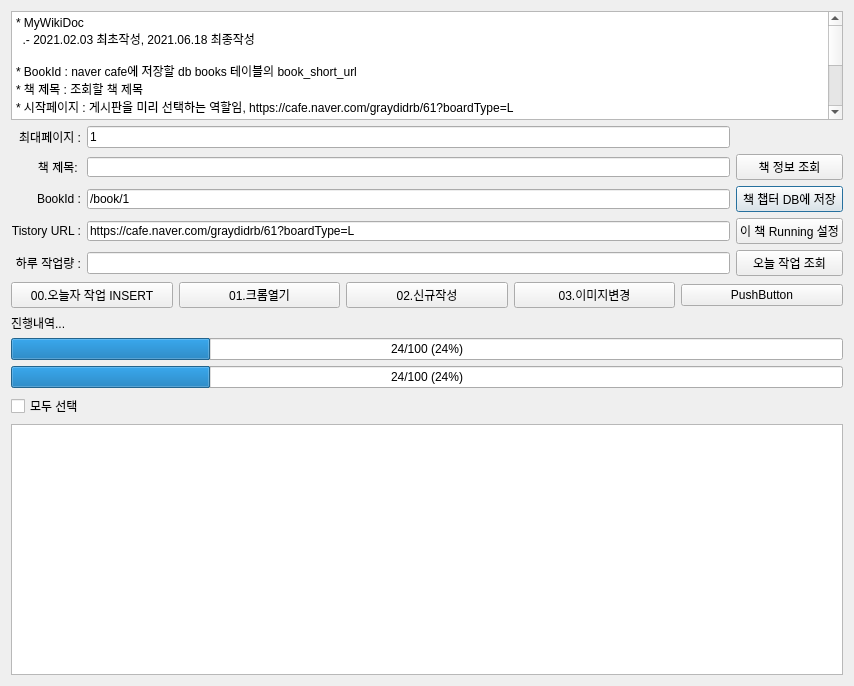
<?xml version="1.0" encoding="UTF-8"?>
<ui version="4.0">
 <class>Dialog</class>
 <widget class="QDialog" name="Dialog">
  <property name="geometry">
   <rect>
    <x>0</x>
    <y>0</y>
    <width>854</width>
    <height>686</height>
   </rect>
  </property>
  <property name="windowTitle">
   <string>Dialog</string>
  </property>
  <layout class="QVBoxLayout" name="verticalLayout">
   <item>
    <widget class="QPlainTextEdit" name="plainTextEdit">
     <property name="maximumSize">
      <size>
       <width>16777215</width>
       <height>109</height>
      </size>
     </property>
     <property name="plainText">
      <string>* MyWikiDoc
  .- 2021.02.03 최초작성, 2021.06.18 최종작성

* BookId : naver cafe에 저장할 db books 테이블의 book_short_url
* 책 제목 : 조회할 책 제목
* 시작페이지 : 게시판을 미리 선택하는 역할임, https://cafe.naver.com/graydidrb/61?boardType=L
* db에 저장 : 책의 챕터별 내용을 db에 저장

* 01.크롬열기 : naver 까페을 연다. id/pwd 로그인 필요
* 02. 작업시작 : cafe에 BookId의 내용 게시판 등록 </string>
     </property>
    </widget>
   </item>
   <item>
    <layout class="QGridLayout" name="gridLayout_2">
     <item row="2" column="0">
      <widget class="QLabel" name="label_4">
       <property name="text">
        <string>책 제목: </string>
       </property>
       <property name="alignment">
        <set>Qt::AlignRight|Qt::AlignTrailing|Qt::AlignVCenter</set>
       </property>
      </widget>
     </item>
     <item row="3" column="5">
      <widget class="QPushButton" name="btnSaveToDB">
       <property name="text">
        <string>책 챕터 DB에 저장</string>
       </property>
      </widget>
     </item>
     <item row="2" column="2">
      <widget class="QLineEdit" name="txtBookTitle">
       <property name="maximumSize">
        <size>
         <width>16777215</width>
         <height>20</height>
        </size>
       </property>
       <property name="text">
        <string/>
       </property>
      </widget>
     </item>
     <item row="3" column="0">
      <widget class="QLabel" name="label_3">
       <property name="text">
        <string>BookId :</string>
       </property>
       <property name="alignment">
        <set>Qt::AlignRight|Qt::AlignTrailing|Qt::AlignVCenter</set>
       </property>
      </widget>
     </item>
     <item row="3" column="2">
      <widget class="QLineEdit" name="txtBookShortUrl">
       <property name="maximumSize">
        <size>
         <width>16777215</width>
         <height>20</height>
        </size>
       </property>
       <property name="text">
        <string>/book/1</string>
       </property>
      </widget>
     </item>
     <item row="4" column="0">
      <widget class="QLabel" name="label_2">
       <property name="text">
        <string>Tistory URL :</string>
       </property>
       <property name="alignment">
        <set>Qt::AlignRight|Qt::AlignTrailing|Qt::AlignVCenter</set>
       </property>
      </widget>
     </item>
     <item row="2" column="5">
      <widget class="QPushButton" name="btnView">
       <property name="text">
        <string>책 정보 조회</string>
       </property>
      </widget>
     </item>
     <item row="1" column="0">
      <widget class="QLabel" name="label">
       <property name="text">
        <string>최대페이지 :</string>
       </property>
       <property name="alignment">
        <set>Qt::AlignRight|Qt::AlignTrailing|Qt::AlignVCenter</set>
       </property>
      </widget>
     </item>
     <item row="1" column="2">
      <widget class="QLineEdit" name="txtPage">
       <property name="minimumSize">
        <size>
         <width>0</width>
         <height>20</height>
        </size>
       </property>
       <property name="text">
        <string>1</string>
       </property>
      </widget>
     </item>
     <item row="4" column="2">
      <widget class="QLineEdit" name="txtStartUrl">
       <property name="maximumSize">
        <size>
         <width>16777215</width>
         <height>20</height>
        </size>
       </property>
       <property name="text">
        <string>https://cafe.naver.com/graydidrb/61?boardType=L</string>
       </property>
      </widget>
     </item>
     <item row="5" column="0">
      <widget class="QLabel" name="label_5">
       <property name="text">
        <string>하루 작업량 :</string>
       </property>
       <property name="alignment">
        <set>Qt::AlignRight|Qt::AlignTrailing|Qt::AlignVCenter</set>
       </property>
      </widget>
     </item>
     <item row="5" column="2">
      <widget class="QLineEdit" name="txtScrapCnt"/>
     </item>
     <item row="5" column="5">
      <widget class="QPushButton" name="btnTodayWork">
       <property name="text">
        <string>오늘 작업 조회</string>
       </property>
      </widget>
     </item>
     <item row="4" column="5">
      <widget class="QPushButton" name="btnSetRunning">
       <property name="text">
        <string>이 책 Running 설정</string>
       </property>
      </widget>
     </item>
    </layout>
   </item>
   <item>
    <layout class="QGridLayout" name="gridLayout">
     <item row="0" column="1">
      <widget class="QPushButton" name="btnLoadChrome">
       <property name="text">
        <string>01.크롬열기</string>
       </property>
      </widget>
     </item>
     <item row="0" column="4">
      <widget class="QPushButton" name="pushButton">
       <property name="text">
        <string>PushButton</string>
       </property>
      </widget>
     </item>
     <item row="0" column="3">
      <widget class="QPushButton" name="btnChangeImg">
       <property name="text">
        <string>03.이미지변경</string>
       </property>
      </widget>
     </item>
     <item row="0" column="2">
      <widget class="QPushButton" name="btnDoWork">
       <property name="text">
        <string>02.신규작성</string>
       </property>
      </widget>
     </item>
     <item row="0" column="0">
      <widget class="QPushButton" name="btnStartNewWork">
       <property name="text">
        <string>00.오늘자 작업 INSERT</string>
       </property>
      </widget>
     </item>
    </layout>
   </item>
   <item>
    <layout class="QVBoxLayout" name="verticalLayout_2">
     <item>
      <widget class="QLabel" name="lblStatus">
       <property name="text">
        <string>진행내역...</string>
       </property>
      </widget>
     </item>
     <item>
      <widget class="QProgressBar" name="progressBar_2">
       <property name="value">
        <number>24</number>
       </property>
       <property name="alignment">
        <set>Qt::AlignCenter</set>
       </property>
       <property name="format">
        <string>%v/%m (%p%)</string>
       </property>
      </widget>
     </item>
     <item>
      <widget class="QProgressBar" name="progressBar_1">
       <property name="value">
        <number>24</number>
       </property>
       <property name="alignment">
        <set>Qt::AlignCenter</set>
       </property>
       <property name="format">
        <string>%v/%m (%p%)</string>
       </property>
      </widget>
     </item>
     <item>
      <widget class="QCheckBox" name="chkSaveAll">
       <property name="text">
        <string>모두 선택</string>
       </property>
      </widget>
     </item>
     <item>
      <widget class="QTableWidget" name="tblFiles"/>
     </item>
    </layout>
   </item>
  </layout>
 </widget>
 <resources/>
 <connections/>
</ui>
